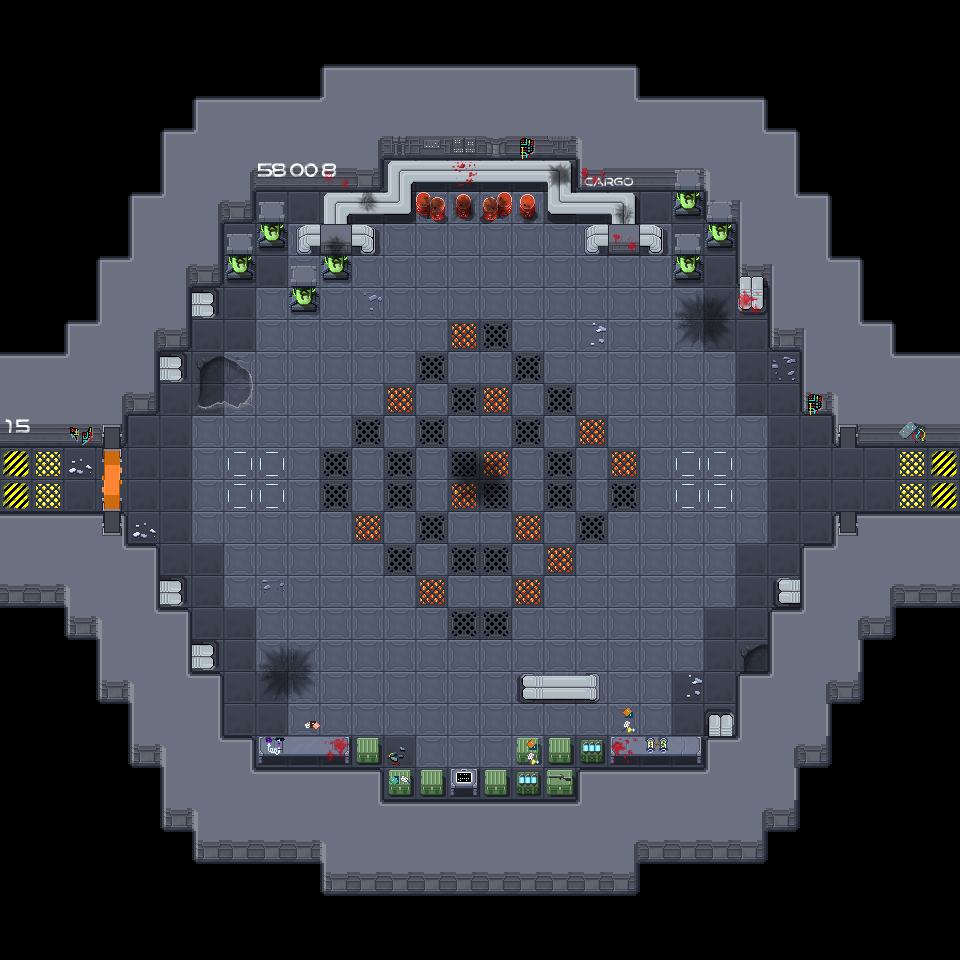

Rendered tile map (Tiled .tmx) drawn with the repository's tilesets; below, a short description and the map source with its tile grids summarised:
An orthogonal 30x30 tile map with 32x32 px tiles, 4 tile layers (Sol, Collisions, items-no-collisions-1, items-no-collisions-2), 1 hidden layer not drawn, 3 tilesets.

<map version="1.9" tiledversion="1.9.2" orientation="orthogonal" renderorder="right-down" width="30" height="30" tilewidth="32" tileheight="32" infinite="0" nextlayerid="14" nextobjectid="1">
 <tileset firstgid="1" source="Map.tsx" />
 <tileset firstgid="161" source="items_01.tsx" />
 <tileset firstgid="369" source="items_02.tsx" />
 <layer id="8" name="Milieu" width="30" height="30" visible="0" locked="1">
  <data>[900 cells, 116 non-empty, 2 distinct tile ids]</data>
 </layer>
 <layer id="9" name="Sol" width="30" height="30">
  <data>[900 cells, 612 non-empty, 9 distinct tile ids]</data>
 </layer>
 <layer id="10" name="Collisions" width="30" height="30">
  <data>[900 cells, 310 non-empty, 43 distinct tile ids]</data>
 </layer>
 <layer id="11" name="items-no-collisions-1" width="30" height="30">
  <data>[900 cells, 65 non-empty, 39 distinct tile ids]</data>
 </layer>
 <layer id="12" name="items-no-collisions-2" width="30" height="30">
  <data>[900 cells, 5 non-empty, 5 distinct tile ids]</data>
 </layer>
</map>
